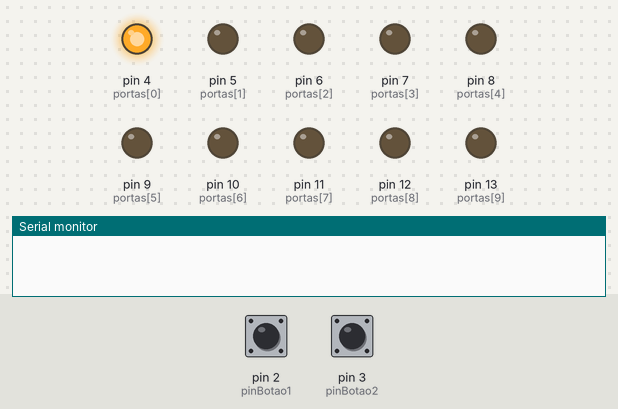
Bench run of a sketch on a simulated Arduino Uno, built with avr-gcc and run on an emulated ATmega328P. Parts: output pins drawn as LEDs (lit = HIGH), the last lines printed to the serial monitor. Inputs (shaded band) come from the test bench; at power-on: pin 2 (pinBotao1) HIGH, pin 3 (pinBotao2) HIGH.

Above: at 0.2 s.
At 0.7 s:
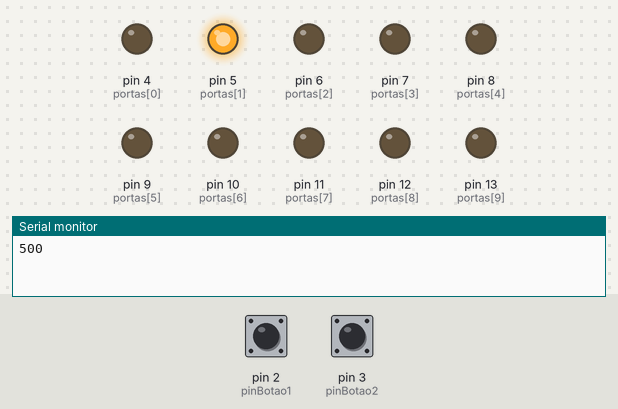
At 1.7 s:
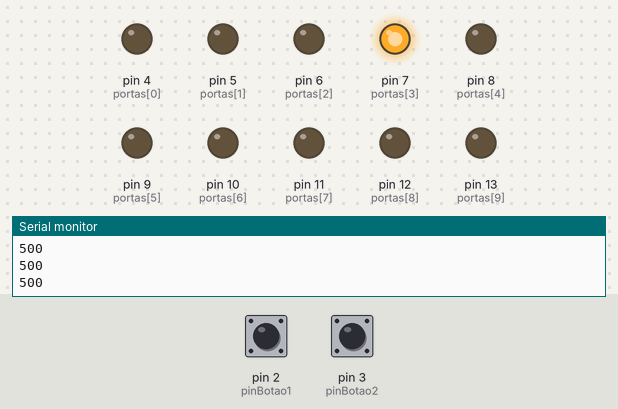
At 3.2 s:
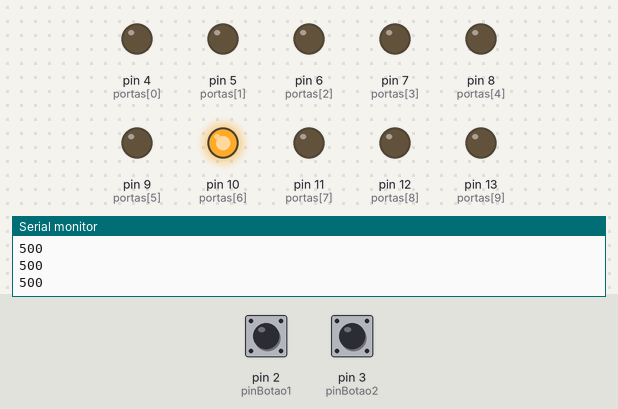
At 4.7 s:
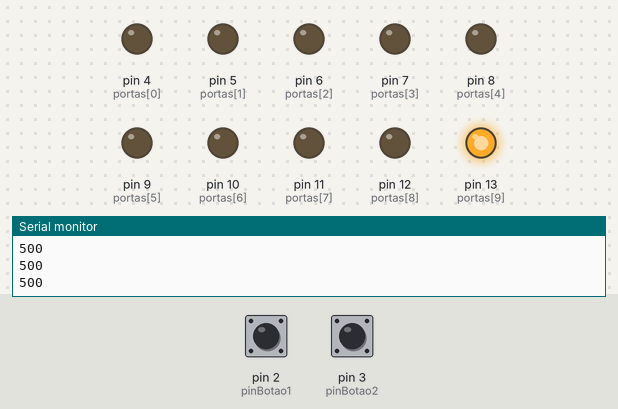
At 6.2 s:
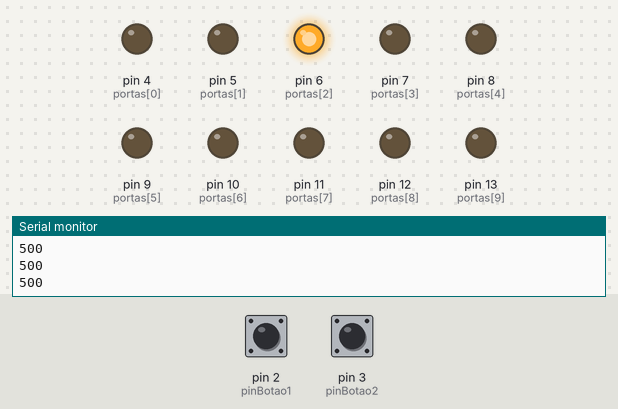
Timing chart, 0 to 6.5 s (numbered marks = the images above):
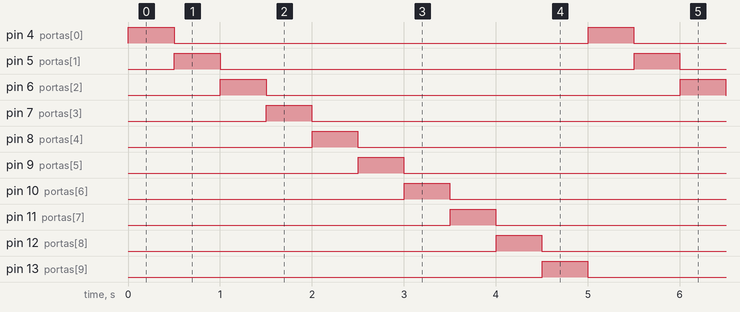

The sketch:

Mod4_Aula03_Interrupcoes.ino
```cpp
#define pinBotao1 2
#define pinBotao2 3

byte portas[] = {4,5,6,7,8,9,10,11,12,13};
int tempo = 500;
unsigned long delayDebounce;

void setup() {

  for (byte nL = 0; nL < 10; nL++) {
    pinMode(portas[nL], OUTPUT);
  }

  pinMode(pinBotao1, INPUT_PULLUP);
  pinMode(pinBotao2, INPUT_PULLUP);

  attachInterrupt(digitalPinToInterrupt(pinBotao1), rotina1, FALLING);
  attachInterrupt(digitalPinToInterrupt(pinBotao2), rotina2, FALLING);

  Serial.begin(9600);
}

void loop() {

  for (byte nL = 0; nL < 10; nL++) {
    digitalWrite(portas[nL], HIGH);
    delay(tempo);
    digitalWrite(portas[nL], LOW);
    Serial.println(tempo);
  }
}

void rotina1() {

  if ( (millis() - delayDebounce) > 100) {

    tempo = tempo - 50;
    if (tempo < 1) {
      tempo = 1;
    }

    delayDebounce = millis();
  }
}

void rotina2() {

  if ( (millis() - delayDebounce) > 100) {

    tempo = tempo + 50;

    delayDebounce = millis();
  }
}
```

Measured:
- by itself, pin 4 (portas[0]), pin 5 (portas[1]), pin 6 (portas[2]), pin 7 (portas[3]), pin 8 (portas[4]), pin 9 (portas[5]), pin 10 (portas[6]), pin 11 (portas[7]), pin 12 (portas[8]), pin 13 (portas[9]): alternates HIGH for 0.50 s and LOW for 4.5 s
- by itself, everything shown: repeats every 5.0 s, in 11 steps
